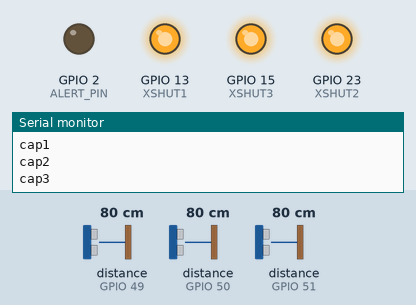
This program was run on a simulated ESP32. On the bench: output pins drawn as LEDs (lit = HIGH), the last lines printed to the serial monitor. The inputs (shaded band) are chosen by the test bench; at power-on: distance to the obstacle (sensors on GPIO 49, GPIO 50, GPIO 51) 80 cm.

Above: at 2.6 s.
2.7 s: distance to the obstacle (sensor on GPIO 49) set to 44 cm
5.0 s: distance to the obstacle (sensor on GPIO 49) set to 36 cm
At 7.0 s:
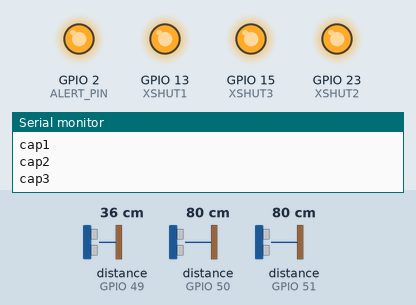
7.5 s: distance to the obstacle (sensor on GPIO 49) set to 60 cm
At 8.0 s:
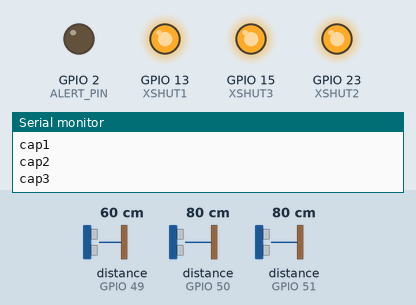
9.1 s: distance to the obstacle (sensor on GPIO 49) set to 2 cm
At 10.8 s:
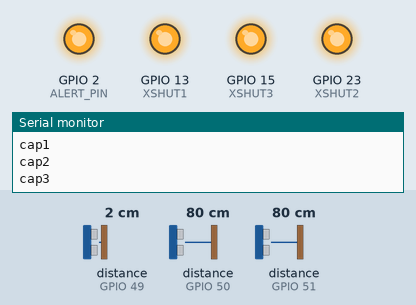
Timing chart, 0 to 12.3 s (numbered marks = the images above; inputs shaded):
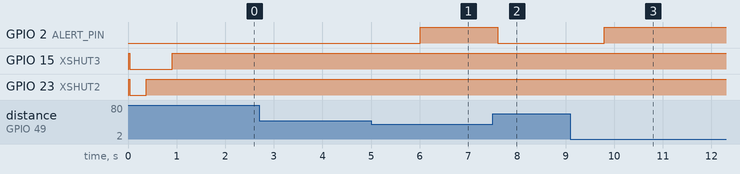

The program:

main.cpp
```cpp
#include <Wire.h>
#include <VL53L0X.h>

// Définition des broches XSHUT
#define XSHUT1 13
#define XSHUT2 23
#define XSHUT3 15

// Seuil de détection obstacle en mm
#define OBSTACLE_THRESHOLD 400  // à adapter selon ta scène

// LED ou relais de sortie
#define ALERT_PIN 2

// Objets capteurs
VL53L0X sensor1;
VL53L0X sensor2;
VL53L0X sensor3;

void setup() {
  Serial.begin(115200);
  Wire.begin();

  // Config des broches XSHUT
  pinMode(XSHUT1, OUTPUT);
  pinMode(XSHUT2, OUTPUT);
  pinMode(XSHUT3, OUTPUT);
  // Broche de signal
  pinMode(ALERT_PIN, OUTPUT);
  digitalWrite(ALERT_PIN, LOW);

  // Désactiver tous les capteurs
  digitalWrite(XSHUT1, LOW);
  digitalWrite(XSHUT2, LOW);
  digitalWrite(XSHUT3, LOW);
  delay(20);
  digitalWrite(XSHUT1, HIGH);
  digitalWrite(XSHUT2, HIGH);
  digitalWrite(XSHUT3, HIGH);
  delay(20);

  digitalWrite(XSHUT2, LOW);
  digitalWrite(XSHUT3, LOW);
  delay(300);
  // Initialiser chaque capteur un par un avec une adresse différente
  sensor1.init();
  sensor1.setAddress(0x31);
  Serial.println("Capteur 1 initialisé à l'adresse 0x30");
  sensor1.startContinuous();
  int d1 = sensor1.readRangeContinuousMillimeters();
  Serial.print("Distance Capteur 1: ");
  Serial.println(d1);
  digitalWrite(XSHUT2, HIGH);
  delay(500);


  sensor2.init();
  sensor2.setAddress(0x32);
    Serial.println("Capteur 2 initialisé à l'adresse 0x31");


  sensor2.startContinuous();
  int d2 = sensor2.readRangeContinuousMillimeters();
  Serial.print("Distance Capteur 2: ");
  Serial.println(d2);

  digitalWrite(XSHUT3, HIGH);
  delay(500);
  sensor3.init();
  sensor3.setAddress(0x33);
    Serial.println("Capteur 2 initialisé à l'adresse 0x32");

  /*sensor3.startContinuous();
  int d3 = sensor3.readRangeContinuousMillimeters();

  Serial.print("Distance Capteur 3: ");
  Serial.println(d3);*/
  // Démarrer les capteurs en mode continu
  sensor1.startContinuous();
  sensor2.startContinuous();
  sensor3.startContinuous();
  Serial.println("Initialisation terminée. En attente des capteurs dégagés...");
}

bool allClear() {
  Serial.println("cap1");
  int d1 = sensor1.readRangeContinuousMillimeters();
    Serial.println("cap2");
   int d2 = sensor2.readRangeContinuousMillimeters();
    Serial.println("cap3");
  int d3 = sensor3.readRangeContinuousMillimeters();

  return (d1 > OBSTACLE_THRESHOLD &&
          d2 > OBSTACLE_THRESHOLD &&
          d3 > OBSTACLE_THRESHOLD);
}

void loop() {
  // Étape 1 : Attendre que les 3 capteurs soient dégagés
  while (!allClear()) {
    Serial.println("Attente que les capteurs soient dégagés...");
    delay(100);  // évite de surcharger le bus
  }

  Serial.println("Capteurs dégagés, début de la boucle de surveillance.");

  // Étape 2 : Boucle principale
  while (true) {
    if (allClear()) {
      // Tout est dégagé
      digitalWrite(ALERT_PIN, LOW);
    } else {
      // Obstacle détecté → activer le signal
      digitalWrite(ALERT_PIN, HIGH);

      // Attendre que les capteurs redeviennent tous dégagés
      while (!allClear()) {
        delay(50);
      }

      // Repassé à l'état normal
      digitalWrite(ALERT_PIN, LOW);
    }

    delay(1000);  // pause entre les vérifications
  }
}
```

Measured:
- the behaviour switches between 41 and 40 cm on distance to the obstacle (sensor on GPIO 49) (found by bisection; images 0 and 1)
- after the input at 5.0 s, GPIO 2 (ALERT_PIN): LOW → HIGH after 1.0 s
- after the input at 7.5 s, GPIO 2 (ALERT_PIN): HIGH → LOW after 0.10 s
- after the input at 9.1 s, GPIO 2 (ALERT_PIN): LOW → HIGH after 0.70 s
